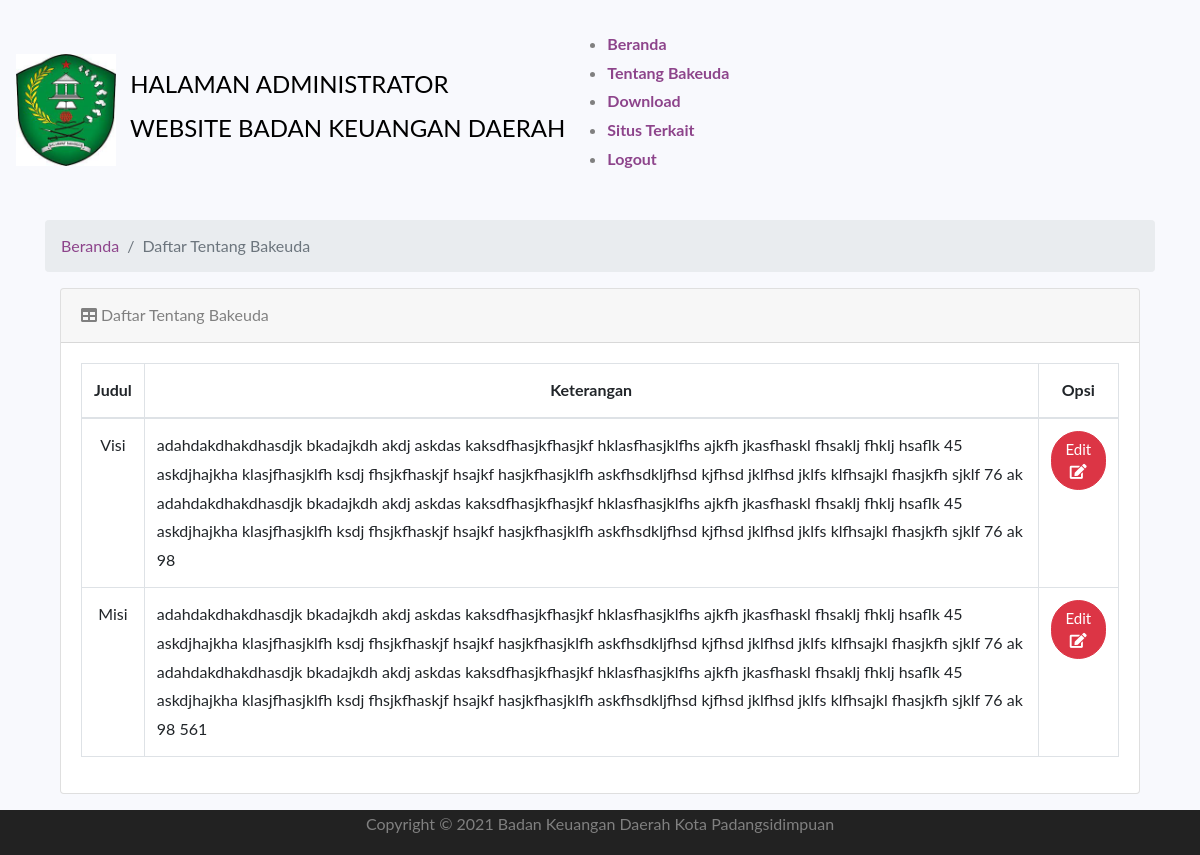
The app's page /index.php/administrator/tentangbakeuda with its own data.
### tables this page shows
CREATE TABLE `tbl_tentangbakeuda` (
  `id_tentangbakeuda` int(11) NOT NULL,
  `judul` varchar(250) NOT NULL,
  `keterangan` varchar(999) NOT NULL
);

### application/controllers/Administrator.php (called while the page is built, shortened)
<?php
class Administrator extends CI_Controller {
	public function __construct()
	{
		$this->load->helper('url');
		$this->load->helper('form');
		$this->load->library('form_validation');
		$this->load->model('model_login');
		$this->load->model('model_download');
		$this->load->model('model_informasi');
		$this->load->model('model_bangunanbakeuda');
		$this->load->model('model_profil');
		$this->load->model('model_galeri');
		$this->load->model('model_slidegambarutama');
		$this->load->model('model_tentangbakeuda');
		$this->load->model('model_video');
		$this->load->model('model_berita');
		$this->load->library('session');
	}
	public function tentangbakeuda()
	{
        $data['content'] = $this->model_tentangbakeuda->Tampiltentangbakeuda();
        $data['struktur'] = $this->model_tentangbakeuda->Tampiltentangbakeudastruktur();
		$this->load->view('administrator/tentangbakeuda',$data);
	}
}

### index.php (called while the page is built, shortened)
<?php
require_once BASEPATH.'core/CodeIgniter.php';

### application/models/Model_tentangbakeuda.php (called while the page is built, shortened)
<?php if ( ! defined('BASEPATH')) exit('No direct script access allowed');
class Model_tentangbakeuda extends CI_Model {
	function Tampiltentangbakeuda()
    {
		$this->db->order_by('id_tentangbakeuda');
		$this->db->where('judul !=','Struktur');
        return $this->db->from('tbl_tentangbakeuda')
			->get();
    }
	function Tampiltentangbakeudastruktur()
    {
		$this->db->order_by('id_tentangbakeuda');
		$this->db->where('judul','Struktur');
        return $this->db->from('tbl_tentangbakeuda')
			->get();
    }
}

### application/views/administrator/tentangbakeuda.php (the view, shortened to what this page needs)
<BR>
    <section id_tentangbakeuda="services" class="services">
      <div class="container">
      <ol class="breadcrumb" >
        <li class="breadcrumb-item">
          <a href="<?php echo base_url('administrator/home')?>">Beranda</a>
        </li>
        <li class="breadcrumb-item active">Daftar Tentang Bakeuda</li>
      </ol>
      <div class="container">
  <div class="card mb-3">
        <div class="card-header">
          <i class="fa fa-table"></i> Daftar Tentang Bakeuda</div>
        <div class="card-body">
          <div class="table-responsive">
          <table class="table table-bordered" id="example" width="100%" cellspacing="0">
              <thead>
                <tr class="text-center">
                  <th>Judul</th>
                  <th>Keterangan</th>
                  <th>Opsi</th>
                </tr>
              </thead>
            <tbody  class="text-center">
                <tr>
                <?php
                  foreach ($content->result() as $data) : ?>
                  <td align="center"><?= $data->judul ?></td>
                  <td align="left"><?= $data->keterangan ?></td>
                  <td>
                  <a href="<?php echo base_url()?>administrator/action_edittentangbakeuda/<?php echo $data->id_tentangbakeuda; ?>" class="btn btn-danger">Edit<i class="fa fa-edit"></i></a>
                  </td>
                </tr>
                    <?php
                    endforeach;
                  ?>
              </tbody>
            </table>
            </div>
            </div>
            </div>
          </div>
        </div>

### records on screen
tbl_tentangbakeuda: judul "Visi", keterangan "adahdakdhakdhasdjk bkadajkdh akdj askdas kaksdfhasjkfhasjkf hklasfhasjklfhs ajkfh jkasfhaskl fhsaklj fhklj hsaflk 45 askdjhajkha klasjfhasjklfh ksdj fhsjkfhaskjf hsajkf hasjkfhasjklfh askfhsdkljfhsd kjfhsd jklfhsd jklfs klfhsajkl fhasjkfh sjklf 76 ak adahdakdhakdhasdjk bkadajkdh akdj askdas kaksdfhasjkfhasjkf hklasfhasjklfhs ajkfh jkasfhaskl fhsaklj fhklj hsaflk 45 askdjhajkha klasjfhasjklfh ksdj fhsjkfhaskjf hsajkf hasjkfhasjklfh askfhsdkljfhsd kjfhsd jklfhsd jklfs klfhsajkl fhasjkfh sjklf 76 ak 98"
tbl_tentangbakeuda: judul "Misi", keterangan "adahdakdhakdhasdjk bkadajkdh akdj askdas kaksdfhasjkfhasjkf hklasfhasjklfhs ajkfh jkasfhaskl fhsaklj fhklj hsaflk 45 askdjhajkha klasjfhasjklfh ksdj fhsjkfhaskjf hsajkf hasjkfhasjklfh askfhsdkljfhsd kjfhsd jklfhsd jklfs klfhsajkl fhasjkfh sjklf 76 ak adahdakdhakdhasdjk bkadajkdh akdj askdas kaksdfhasjkfhasjkf hklasfhasjklfhs ajkfh jkasfhaskl fhsaklj fhklj hsaflk 45 askdjhajkha klasjfhasjklfh ksdj fhsjkfhaskjf hsajkf hasjkfhasjklfh askfhsdkljfhsd kjfhsd jklfhsd jklfs klfhsajkl fhasjkfh sjklf 76 ak 98 561"
